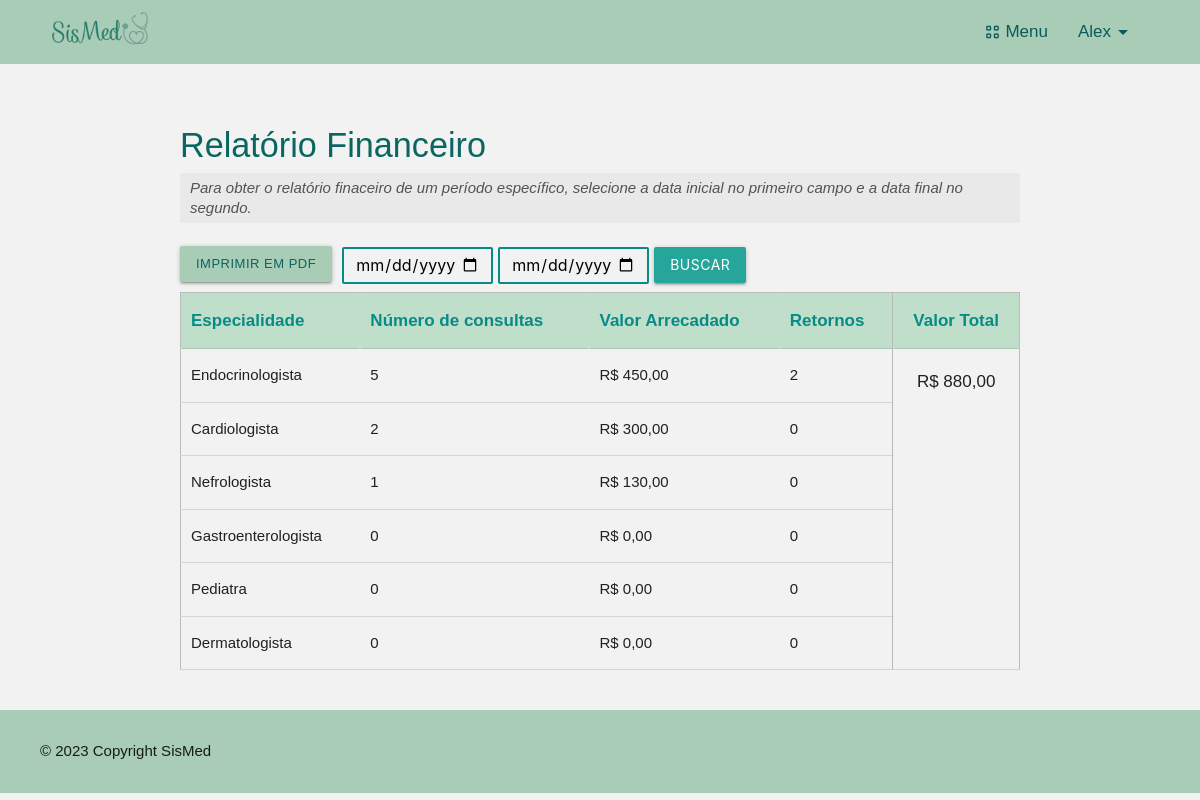
/relatorio/financeiro (signed in), run on the app's committed database.
### cadastros/models.py (models this page shows, shortened)
class Especialidade(models.Model):
    especialidade = models.CharField(max_length=30, unique=True)
    valor_consulta = models.DecimalField(max_digits=8, decimal_places=2, null=True)

### paginas/views.py (the view)
# urls.py: path('relatorio/financeiro', RelatorioFinanceiro.as_view(), name='relatorio-financeiro'),
class RelatorioFinanceiro(LoginRequiredMixin, GrupoMixin, TemplateView):
    login_url = reverse_lazy('login')
    template_name = "paginas/relatorio_financeiro.html"
    def get_context_data(self, *args, **kwargs):
        context = super().get_context_data(*args, **kwargs)
        valor_total = Agendamento.objects.filter(concluido=True).aggregate(Sum('valor'))['valor__sum']
        especialidades = Especialidade.objects.all()
        lista_consultas_por_especialidade = []
        periodo_inicial = self.request.GET.get('periodo-inicial')
        periodo_final = self.request.GET.get('periodo-final')
        if periodo_inicial and periodo_final and periodo_inicial != '' and periodo_final != '' and periodo_inicial != 'None' and periodo_final != 'None':
            valor_total = Agendamento.objects.filter(concluido=True,
                data__range=[periodo_inicial, periodo_final]).aggregate(Sum('valor'))['valor__sum']
        especialidades = Especialidade.objects.all()
        lista_consultas_por_especialidade = []
        for especialidade in especialidades:
            if periodo_inicial and periodo_final and periodo_inicial != '' and periodo_final != '' and periodo_inicial != 'None' and periodo_final != 'None':
                total_consultas = Agendamento.objects.filter(
                    medico__especialidade=especialidade,
                    concluido=True,
                    data__range=[periodo_inicial, periodo_final]
                ).count()
                valor_arrecadado = Agendamento.objects.filter(
                    medico__especialidade=especialidade,
                    concluido=True,
                    data__range=[periodo_inicial, periodo_final]
                ).aggregate(Sum('valor'))['valor__sum'] or 0
                total_retornos = Agendamento.objects.filter(
                    medico__especialidade=especialidade,
                    retorno=True,
                    concluido=True,
                    data__range=[periodo_inicial, periodo_final]
                ).count()
            else:
                total_consultas = Agendamento.objects.filter(medico__especialidade=especialidade, concluido=True).count()
                valor_arrecadado = Agendamento.objects.filter(medico__especialidade=especialidade, concluido=True).aggregate(Sum('valor'))['valor__sum'] or 0
                total_retornos = Agendamento.objects.filter(medico__especialidade=especialidade, retorno=True, concluido=True).count()
            lista_consultas_por_especialidade.append({
                'especialidade': especialidade.especialidade,
                'total_consultas': total_consultas,
                'valor_arrecadado': valor_arrecadado,
                'total_retornos': total_retornos
            })
        lista_consultas_por_especialidade = sorted(lista_consultas_por_especialidade, key=lambda x: x['valor_arrecadado'], reverse=True)
        context['titulo'] = 'Relatório Financeiro'
        context['consultas_por_especialidade'] = lista_consultas_por_especialidade
        context['total_valor'] = valor_total
        context['data_inicial'] = periodo_inicial
        context['data_final'] = periodo_final
        return context

### paginas/views.py (called while the page is built)
    def get_context_data(self, **kwargs):
        context = super().get_context_data(**kwargs)
        user = self.request.user
        is_admin = user.groups.filter(name='Administrador').exists()
        is_medico = user.groups.filter(name='Medico').exists()
        context['is_admin'] = is_admin
        context['is_medico'] = is_medico
        return context

### paginas/templates/paginas/relatorio_financeiro.html (shortened to what this page needs)
{% extends 'paginas/index.html' %}
{% load static %}
{% block styles %}
    <link rel="stylesheet" href="{% static 'css/listar.css' %}">
    <link rel="stylesheet" href="{% static 'css/aniversarios.css' %}">
{% endblock %}
{% block content %}
    {% block titulo2 %}
        <h4>{{titulo}}</h4>
        <p class="dica">Para obter o relatório finaceiro de um período específico, selecione a data inicial no primeiro campo e a data final no segundo.</p> <br>
    {% endblock %}
    <div id="btn_box_list">
        {% block btn_add %}
            <a class="btn btn-add btn-sm" href="{% url 'relatorio-financeiro-pdf' %}?periodo-inicial={{ data_inicial }}&periodo-final={{ data_final }}" id="gerarPDF">
                Imprimir em PDF
            </a>
            <form action="?" method="GET" id="form-pesquisar">
                <div class="input-container">
                    <div class="input-box">
                        <input type="date" name="periodo-inicial">
                    </div>
                    <div class="input-box">
                        <input type="date" name="periodo-final">
                    </div>
                    <button type="submit" class="btn" id="filtrar">Buscar</button>
                </div>
            </form>
        {% endblock %}
    </div>
    <div class="table-responsive">
        <table class="table">
            <tr>
                {% block campos %}
                    <th>Especialidade</th>
                    <th>Número de consultas</th>
                    <th>Valor Arrecadado</th>
                    <th>Retornos</th>
                    <th class="valor-total total-th">Valor Total</th>
                {% endblock %}
            </tr>
            {% block lista %}
                {% for agendamento in consultas_por_especialidade %}
                    <tr>
                        <td>{{agendamento.especialidade}}</td>
                        <td>{{agendamento.total_consultas}}</td>
                        <td>R$ {{agendamento.valor_arrecadado|floatformat:2}}</td>
                        <td>{{agendamento.total_retornos}}</td>
                        {% if forloop.first %}
                            <td class="valor-total total-td" rowspan="{{ consultas_por_especialidade|length }}" >R$ {% if total_valor %} {{total_valor|floatformat:2}} {% else %} 0,00 {% endif %}</td>
                        {% endif %}
                    </tr>
                {% empty %}
                    <tr>
                        <td colspan="12">{{aviso}}</td>
                    </tr>
                {% endfor %}
            {% endblock %}
        </table>
    </div>
{% endblock %}

### paginas/templates/paginas/index.html (shortened to what this page needs)
{% load static %}
<!DOCTYPE html>
<html lang="pt-br">
<head>
    <link rel="stylesheet" href="https://cdnjs.cloudflare.com/ajax/libs/materialize/1.0.0/css/materialize.min.css">
    <link rel="stylesheet" href="{% static 'css/estilo.css' %}">
    <link rel="stylesheet" href="{% static 'css/style_dash.css' %}">
    {% block styles %}
    {% endblock %}
</head>
<body>
{% block head %}
<header>
    <a href="#" class="brand-logo">
        <img id="logo" src="{% static 'img/SisMed-logo.png' %}" alt="SisMed logo" class="responsive-img" style="max-height: 60px;">
    </a>
  <nav class="navbar-nav">
    <div class="nav-wrapper" >
            <ul id="nav-mobile" class="right hide-on-med-and-down">
                {% if request.user.is_authenticated %}
                    <li class="dropdown-trigger black-text" data-target="dropdown1">
                        <span class="icons material-symbols-outlined" id="view-cozy">View_Cozy</span>
                        Menu
                    </li>
                    <li id="drop-user" class="dropdown-trigger black-text" data-target="dropdown3"> {{ request.user }}
                        <span class="material-symbols-outlined">arrow_drop_down</span>
                    </li>
                {% else %}
                    <li><a class="black-text" id="login-option" href="{% url 'login' %}">Login</a></li>
                {% endif %}
            </ul>
        </div>
    </nav>
</header>
{% endblock %}
{% block main %}
<main>
    <div class="container" id="main-container">
        {% block content %}{% endblock %}
    </div>
</main>
{% endblock %}
{% block footer %}
<footer>
    <div class="col-12" id="copyright">
        <p>&copy; 2023 Copyright SisMed</p>
    </div>
</footer>
{% endblock %}
</body>
</html>

### static/css/estilo.css (style rules this page uses)
* { margin: 0; padding: 0; }
body { background-color: #f2f2f2; }
h4 { color: #096661; }
header { height: 64px; background-color: #a8ccb6; display: flex; align-items: center; justify-content: space-between; padding-left: 50px; padding-right: 65px; }
header #logo { width: 110px; }
.navbar-nav { background-color: #a8ccb6; box-shadow: none; justify-content: space-between; }
#drop-user { text-transform: capitalize; }
.dropdown-trigger { display: flex; align-items: center; margin-left: 30px; font-size: 17px; color: #085c58 !important; }
.icons { margin-right: 4px; font-size: 18px; }
#drop-user { font-weight: 500; }
main { min-height: 80vh; }
.container { padding-block: 20px; }
footer { background-color: #a8ccb6; padding-inline: 40px; padding-block: 30px; }
#copyright { display: flex; justify-content: space-between; }

### static/css/style_dash.css (style rules this page uses)
body { font-family: Arial, sans-serif; }

### static/css/listar.css (style rules this page uses)
.container { padding-block: 40px; }
#btn_box_list { display: flex; gap: 10px; }
.btn-sm { font-weight: 500; }
.btn-add { background-color: #a8ccb6; border-color: #096661; color: #096661; font-size: 14px; }

### static/css/aniversarios.css (style rules this page uses)
.table { border: 1px solid #bdbcbc; }
th, td { padding-inline: 10px; }
th { font-size: 17px; color: #078b85; }
#btn_box_list { align-items: flex-end; }
#btn_box_list .btn-add { margin-bottom: 10px; font-size: 13px; }
#filtrar { display: none; }

### paginas/templates/paginas/relatorio_financeiro.html (style rules this page uses)
.dica { width: fit-content; margin-top: -5px; font-style: italic; padding-block: 5px; padding-inline: 10px; background-color: #e9e9e9; color: #535353; line-height: 20px; }
#form-pesquisar { display: flex; width: 396px; }
.input-container { display: flex; width: 350px; gap: 5px; position: relative; padding-bottom: 5px; }
.input-box { position: relative; width: 151px; height: 40px; border: 0 !important; }
#form-pesquisar input { position: relative; width: 125px; height: 33px; border: 2px solid #078b85; padding: 0; padding-inline: 11px; border-radius: 2px; z-index: 1; }
#filtrar { display: flex; align-items: center; }
th { background-color: #bfdfcb; }
.valor-total { text-align: center; vertical-align: top; border-left: 1px solid #b8b8b8; }
.total-td { vertical-align: top; padding-top: 20px; font-size: 17px; }

### data on the page
Especialidade: especialidade "Endocrinologista"
Especialidade: especialidade "Cardiologista"
Especialidade: especialidade "Nefrologista"
Especialidade: especialidade "Gastroenterologista"
Especialidade: especialidade "Pediatra"
Especialidade: especialidade "Dermatologista"

### other printed values
{{ request.user }} "Alex"
{{ titulo }} "Relatório Financeiro"
{{ agendamento.total_consultas }} "5" "2" "1" "0" "0" "0"
{{ agendamento.valor_arrecadado|floatformat:2 }} "450,00" "300,00" "130,00" "0,00" "0,00" "0,00"
{{ agendamento.total_retornos }} "2" "0" "0" "0" "0" "0"
{{ total_valor|floatformat:2 }} "880,00"
